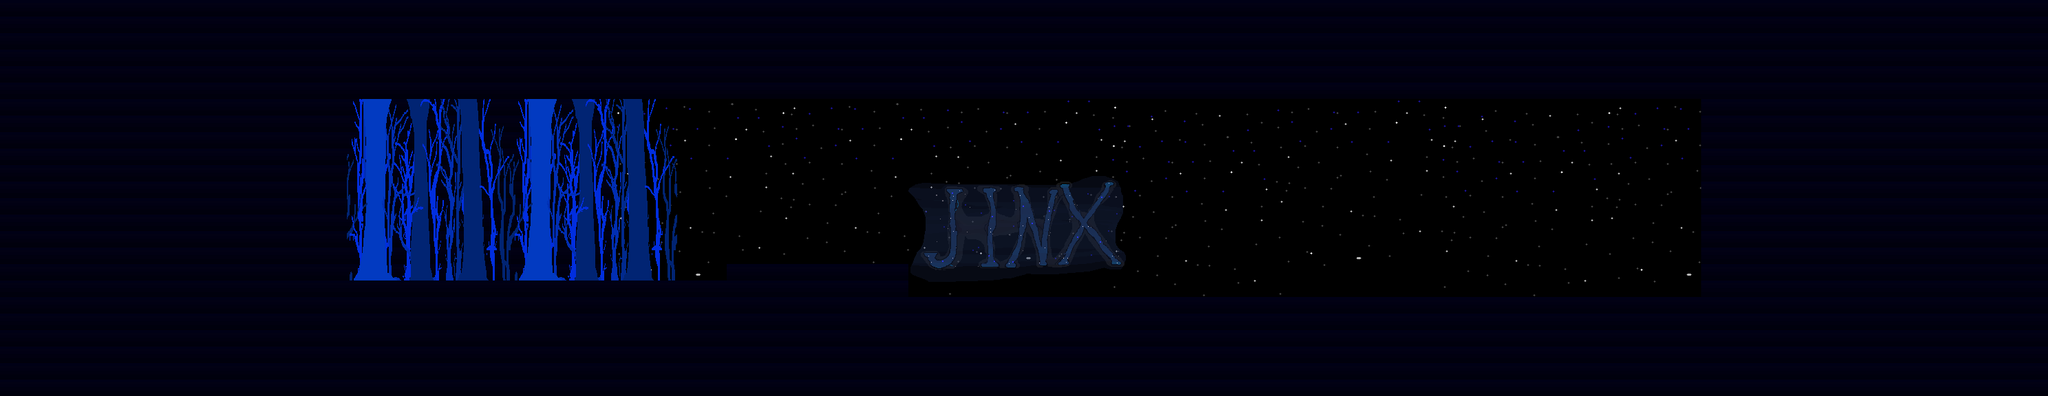

This is a level from a 2D game, rendered from its Tiled map with the project's own tilesets. A one-line summary and the map file follow, with tile-layer data summarised:
An orthogonal 124x24 tile map with 24x24 px tiles, 22 tile layers (background1, background2, background3, background4, ...), 4 tilesets and 2 objects (target, exit).

<map version="1.0" orientation="orthogonal" renderorder="right-down" width="124" height="24" tilewidth="24" tileheight="24" nextobjectid="50">
 <tileset firstgid="1" name="levels" tilewidth="24" tileheight="24" tilecount="160" columns="8">
  <image source="levels.png" width="192" height="480" />
 </tileset>
 <tileset firstgid="161" name="backgrounds" tilewidth="48" tileheight="48" tilecount="16" columns="8">
  <image source="backgrounds.png" width="384" height="96" />
 </tileset>
 <tileset firstgid="177" name="large_backgrounds" tilewidth="240" tileheight="480" tilecount="8" columns="8">
  <image source="large_backgrounds.png" width="1920" height="480" />
 </tileset>
 <tileset firstgid="185" name="logo" tilewidth="320" tileheight="240" tilecount="1" columns="1">
  <image source="logo.png" width="320" height="240" />
 </tileset>
 <layer name="background1" width="124" height="24">
  <data>[2976 cells, 2976 non-empty, 1 distinct tile ids]</data>
 </layer>
 <layer name="background2" width="124" height="24" offsetx="-24" offsety="144">
  <data>[2976 cells, 0 non-empty, 0 distinct tile ids]</data>
 </layer>
 <layer name="background3" width="124" height="24">
  <data>[2976 cells, 0 non-empty, 0 distinct tile ids]</data>
 </layer>
 <layer name="background4" width="124" height="24">
  <data>[2976 cells, 0 non-empty, 0 distinct tile ids]</data>
 </layer>
 <layer name="background5" width="124" height="24" offsetx="0" offsety="144">
  <data>[2976 cells, 0 non-empty, 0 distinct tile ids]</data>
 </layer>
 <layer name="background6" width="124" height="24">
  <data>[2976 cells, 10 non-empty, 1 distinct tile ids]</data>
 </layer>
 <layer name="background7" width="124" height="24">
  <data>[2976 cells, 4 non-empty, 1 distinct tile ids]</data>
 </layer>
 <layer name="background8" width="124" height="24">
  <data>[2976 cells, 1 non-empty, 1 distinct tile ids]</data>
 </layer>
 <layer name="background9" width="124" height="24">
  <data>[2976 cells, 0 non-empty, 0 distinct tile ids]</data>
 </layer>
 <layer name="background10" width="124" height="24">
  <data>[2976 cells, 0 non-empty, 0 distinct tile ids]</data>
 </layer>
 <layer name="ground" width="124" height="24">
  <data>[2976 cells, 2156 non-empty, 3 distinct tile ids]</data>
 </layer>
 <objectgroup name="positions">
  <object id="1" name="target" x="552" y="360" width="24" height="24">
   <properties>
    <property name="id" value="forest02_w" />
   </properties>
  </object>
  <object id="40" name="exit" x="2424" y="360" width="24" height="24">
   <properties>
    <property name="goto" value="forest01" />
    <property name="target" value="forest01_w" />
   </properties>
  </object>
 </objectgroup>
 <layer name="ladder" width="124" height="24">
  <data>[2976 cells, 0 non-empty, 0 distinct tile ids]</data>
 </layer>
 <layer name="foreground10" width="124" height="24">
  <data>[2976 cells, 18 non-empty, 7 distinct tile ids]</data>
 </layer>
 <layer name="foreground9" width="124" height="24">
  <data>[2976 cells, 0 non-empty, 0 distinct tile ids]</data>
 </layer>
 <layer name="foreground8" width="124" height="24">
  <data>[2976 cells, 0 non-empty, 0 distinct tile ids]</data>
 </layer>
 <layer name="foreground7" width="124" height="24">
  <data>[2976 cells, 0 non-empty, 0 distinct tile ids]</data>
 </layer>
 <layer name="foreground6" width="124" height="24">
  <data>[2976 cells, 0 non-empty, 0 distinct tile ids]</data>
 </layer>
 <layer name="foreground5" width="124" height="24">
  <data>[2976 cells, 0 non-empty, 0 distinct tile ids]</data>
 </layer>
 <layer name="foreground4" width="124" height="24">
  <data>[2976 cells, 0 non-empty, 0 distinct tile ids]</data>
 </layer>
 <layer name="foreground3" width="124" height="24">
  <data>[2976 cells, 0 non-empty, 0 distinct tile ids]</data>
 </layer>
 <layer name="foreground2" width="124" height="24">
  <data>[2976 cells, 0 non-empty, 0 distinct tile ids]</data>
 </layer>
 <layer name="foreground1" width="124" height="24">
  <data>[2976 cells, 1992 non-empty, 1 distinct tile ids]</data>
 </layer>
 <objectgroup name="animations" />
</map>